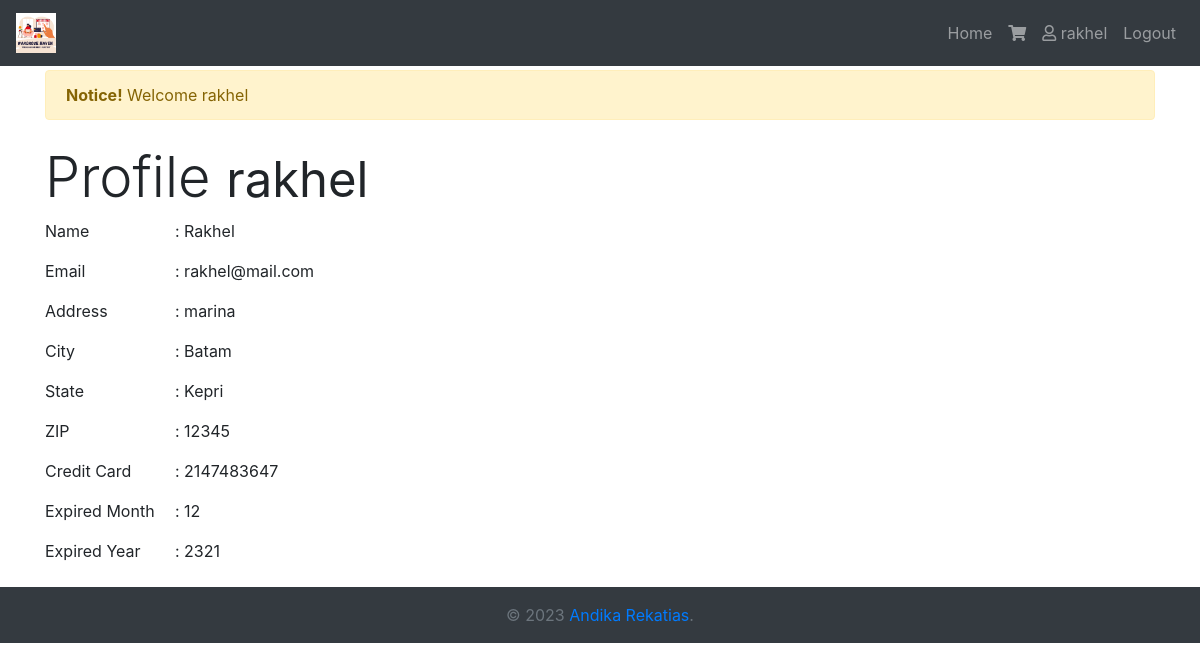
/?url=profile (signed in), run on the app's committed database.
### tables this page shows
CREATE TABLE `buyers` (
  `id_p` int(11) NOT NULL,
  `id_u` int(11) NOT NULL,
  `name` varchar(50) NOT NULL,
  `email` varchar(100) NOT NULL,
  `address` varchar(255) NOT NULL,
  `city` varchar(50) NOT NULL,
  `state` varchar(50) NOT NULL,
  `zip` int(5) NOT NULL,
  `cc` int(16) NOT NULL,
  `month_exp` int(2) NOT NULL,
  `year_exp` int(4) NOT NULL
);

### app/koneksi.php (called while the page is built, shortened)
<?php
    class Koneksi {
        function __construct()
        {
            $this->kon = mysqli_connect("localhost", "root", "") or die("Couldn't connect to MySQL server");
            $this->baseUrl = "http://" . $_SERVER['SERVER_NAME'] . "/task2/";
            $this->prosesUrl = $this->baseUrl . "proses/";
        }
    }
?>

### app/buyer.php (called while the page is built, shortened)
<?php
require_once('koneksi.php');
class Buyer{
    public function __construct(){
        $kon = new Koneksi();
        $this->koneksi = $kon->kon;
        $this->pb = mysqli_query($this->koneksi, "SELECT * FROM buyers");
    }
}
?>

### inc/auth.php (called while the page is built, shortened)
<?php
require_once('app/koneksi.php');
require_once('app/buyer.php');
$buyer = new Buyer();
?>

### profile.php (the view, shortened to what this page needs)
<h1 class="display-4">Profile <small><?=$_SESSION['username']?></small></h1>
<?php
$id_u = $_SESSION['id_user'];
$check = mysqli_query($buyer->koneksi, "SELECT * FROM buyers WHERE id_u = '$id_u'");
if (mysqli_num_rows($check) > 0) {
    $query =  mysqli_query($buyer->koneksi,"SELECT * FROM buyers WHERE id_u = '$id_u'");
    $result = mysqli_fetch_array($query);
    ?>
    <p><span class="plabel">Name</span>: <?php echo $result['name']; ?></p>
    <p><span class="plabel">Email</span>: <?php echo $result['email']; ?></p>
    <p><span class="plabel">Address</span>: <?php echo $result['address']; ?></p>
    <p><span class="plabel">City</span>: <?php echo $result['city']; ?></p>
    <p><span class="plabel">State</span>: <?php echo $result['state']; ?></p>
    <p><span class="plabel">ZIP</span>: <?php echo $result['zip']; ?></p>
    <p><span class="plabel">Credit Card</span>: <?php echo $result['cc']; ?></p>
    <p><span class="plabel">Expired Month</span>: <?php echo $result['month_exp']; ?></p>
    <p><span class="plabel">Expired Year</span>: <?php echo $result['year_exp']; ?></p>
    <?php
}
?>

### inc/header.php (style rules this page uses)
.plabel { display: inline-block; width: 120px; margin-right: 10px; }

### data on the page
buyers: name "Rakhel", email "rakhel@mail.com", address "marina", city "Batam", state "Kepri", zip "12345", cc "2147483647", month_exp "12", year_exp "2321"

### other printed values
$_SESSION['username'] "rakhel"
$msg "Welcome rakhel"
